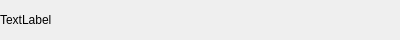
<?xml version="1.0" encoding="UTF-8"?>
<ui version="4.0">
 <class>GModalMessage</class>
 <widget class="QDialog" name="GModalMessage">
  <property name="geometry">
   <rect>
    <x>0</x>
    <y>0</y>
    <width>400</width>
    <height>40</height>
   </rect>
  </property>
  <property name="sizePolicy">
   <sizepolicy hsizetype="Fixed" vsizetype="Fixed">
    <horstretch>0</horstretch>
    <verstretch>0</verstretch>
   </sizepolicy>
  </property>
  <property name="windowTitle">
   <string>Dialog</string>
  </property>
  <widget class="QLabel" name="msg">
   <property name="geometry">
    <rect>
     <x>0</x>
     <y>0</y>
     <width>400</width>
     <height>40</height>
    </rect>
   </property>
   <property name="sizePolicy">
    <sizepolicy hsizetype="Fixed" vsizetype="Fixed">
     <horstretch>0</horstretch>
     <verstretch>0</verstretch>
    </sizepolicy>
   </property>
   <property name="minimumSize">
    <size>
     <width>0</width>
     <height>40</height>
    </size>
   </property>
   <property name="text">
    <string>TextLabel</string>
   </property>
  </widget>
 </widget>
 <resources/>
 <connections/>
</ui>
